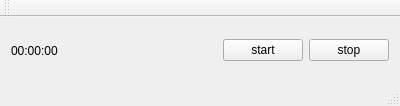
<?xml version="1.0" encoding="UTF-8"?>
<ui version="4.0">
 <class>MainWindow</class>
 <widget class="QMainWindow" name="MainWindow">
  <property name="geometry">
   <rect>
    <x>0</x>
    <y>0</y>
    <width>400</width>
    <height>106</height>
   </rect>
  </property>
  <property name="windowTitle">
   <string>MainWindow</string>
  </property>
  <widget class="QWidget" name="centralWidget">
   <layout class="QHBoxLayout" name="horizontalLayout">
    <item>
     <widget class="QLabel" name="recTmLbl">
      <property name="text">
       <string>00:00:00</string>
      </property>
     </widget>
    </item>
    <item>
     <spacer name="horizontalSpacer">
      <property name="orientation">
       <enum>Qt::Horizontal</enum>
      </property>
      <property name="sizeHint" stdset="0">
       <size>
        <width>217</width>
        <height>20</height>
       </size>
      </property>
     </spacer>
    </item>
    <item>
     <widget class="QPushButton" name="startBtn">
      <property name="text">
       <string>start</string>
      </property>
     </widget>
    </item>
    <item>
     <widget class="QPushButton" name="stopBtn">
      <property name="text">
       <string>stop</string>
      </property>
     </widget>
    </item>
   </layout>
  </widget>
  <widget class="QMenuBar" name="menuBar">
   <property name="geometry">
    <rect>
     <x>0</x>
     <y>0</y>
     <width>400</width>
     <height>17</height>
    </rect>
   </property>
  </widget>
  <widget class="QToolBar" name="mainToolBar">
   <attribute name="toolBarArea">
    <enum>TopToolBarArea</enum>
   </attribute>
   <attribute name="toolBarBreak">
    <bool>false</bool>
   </attribute>
  </widget>
  <widget class="QStatusBar" name="statusBar"/>
 </widget>
 <layoutdefault spacing="6" margin="11"/>
 <resources/>
 <connections/>
</ui>
